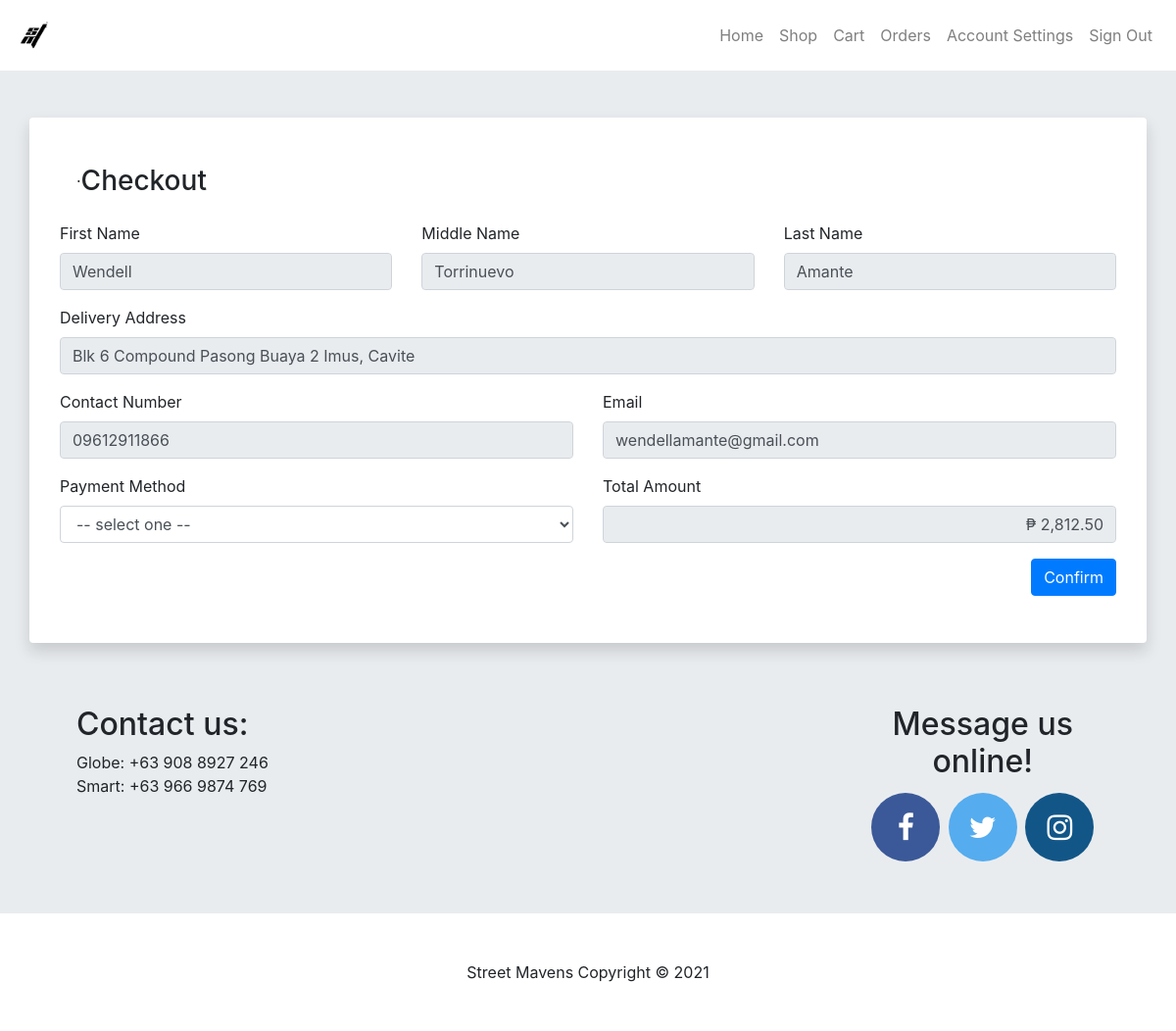
/checkout.php (signed in), run on the app's committed database.
### tables this page shows
CREATE TABLE `users` (
  `id` int(11) NOT NULL,
  `username` varchar(50) NOT NULL,
  `password` varchar(150) NOT NULL,
  `permission` enum('normal','admin') NOT NULL DEFAULT 'normal',
  `first_name` varchar(100) NOT NULL,
  `middle_name` varchar(100) NOT NULL,
  `last_name` varchar(100) NOT NULL,
  `address` varchar(300) NOT NULL,
  `contact_number` varchar(50) NOT NULL,
  `email` varchar(100) NOT NULL,
  `date_added` timestamp NOT NULL DEFAULT current_timestamp()
);

### functions/functions.php (called while the page is built, shortened)
<?php
function get_user_info($user_id)
{
    global $__conn;
    $error = 0;
    $data = array();
    $stmt = $__conn->prepare(
        "SELECT username, password, first_name, middle_name, last_name,
        address, contact_number, email
        FROM users
        WHERE id = ? LIMIT 1
    "
    );
    if (
        $stmt &&
        $stmt->bind_param('i', $user_id) &&
        $stmt->execute() &&
        $stmt->store_result() &&
        $stmt->bind_result(
            $username,
            $password,
            $first_name,
            $middle_name,
            $last_name,
            $address,
            $contact_number,
            $email
        ) &&
        $stmt->fetch()
    ) {
        $data['username'] = $username;
        $data['password'] = $password;
        $data['first_name'] = $first_name;
        $data['middle_name'] = $middle_name;
        $data['last_name'] = $last_name;
        $data['address'] = $address;
        $data['contact_number'] = $contact_number;
        $data['email'] = $email;
    } else $error = 1;
    return array(
        'error' => $error,
        'data' => $data
    );
}
function get_all_products_in_cart($user_id)
{
    global $__conn;
    $error = 0;
    $data = array();
    $total = 0;
    $stmt = $__conn->prepare(
        "SELECT cart.id, products.id, products.name, products.description, products.price,
        products.discount_percentage, products.stock, products.image_path, cart.quantity, cart.date_added
        FROM cart
        INNER JOIN products ON products.id = cart.product_id
        WHERE cart.user_id = ?"
    );
    if (
        $stmt &&
        $stmt->bind_param('i', $user_id) &&
        $stmt->execute() &&
        $stmt->store_result() &&
        $stmt->bind_result(
            $cart_id,
            $product_id,
            $name,
            $description,
            $price,
            $discount_percentage,
            $stock,
            $image_path,
            $quantity,
            $date_added
        )
    ) {
        while ($stmt->fetch()) {
            $discounted_price = $price - ($price * ($discount_percentage / 100));
            $total += $discounted_price * $quantity;
            $data[] = array(
                'cart_id' => $cart_id,
                'product_id' => $product_id,
                'name' => $name,
                'description' => $description,
                'price' => $price,
                'discount_percentage' => $discount_percentage,
                'stock' => $stock,
                'image_path' => $image_path,
                'quantity' => $quantity,
                'date_added' => $date_added
            );
        }
    }
    return array(
        'error' => $error,
        'data' => $data,
        'total' => number_format($total, 2)
    );
}

### checkout.php (the view, shortened to what this page needs)
<?php
require_once('statics/database_info.php');
require_once('functions/functions.php');
$user_id = $_SESSION['id'];
$user = get_user_info($user_id)['data'];
$first_name = $user['first_name'];
$middle_name = $user['middle_name'];
$last_name = $user['last_name'];
$address = $user['address'];
$contact_number = $user['contact_number'];
$email = $user['email'];
?>
<!DOCTYPE html>
<html lang="en">
<head>
    <?php include_once('includes/head.php') ?>
</head>
<body>
    <?php include_once('includes/navbar.php') ?>
    <main>
        <div class="container bg-white rounded shadow mt-5">
            <div class="row pl-5 pt-5">.
                <h3>Checkout</h3>
            </div>
            <form action="" method="POST">
                <div class="row pt-3 px-3">
                    <div class="col-sm">
                        <label for="first_name">First Name</label>
                        <input type="text" class="form-control" id="first_name" value="<?= $first_name ?>" disabled>
                    </div>
                    <div class="col-sm">
                        <label for="middle_name">Middle Name</label>
                        <input type="text" class="form-control" id="middle_name" value="<?= $middle_name ?>" disabled>
                    </div>
                    <div class="col-sm">
                        <label for="last_name">Last Name</label>
                        <input type="text" class="form-control" id="last_name" value="<?= $last_name ?>" disabled>
                    </div>
                </div>
                <div class="row pt-3 px-3">
                    <div class="col-sm">
                        <label for="address">Delivery Address</label>
                        <input type="text" class="form-control" id="address" value="<?= $address ?>" disabled>
                    </div>
                </div>
                <div class="row pt-3 px-3">
                    <div class="col-sm">
                        <label for="contact_number">Contact Number</label>
                        <input type="contact" class="form-control" id="contact_number" value="<?= $contact_number ?>" disabled>
                    </div>
                    <div class="col-sm">
                        <label for="email">Email</label>
                        <input type="email" class="form-control" id="email" value="<?= $email ?>" disabled>
                    </div>
                </div>
                <div class="row pt-3 px-3">
                    <div class="col-sm">
                        <label for="payment_method">Payment Method</label>
                        <select class="form-control" id="payment_method" name="payment_method" required>
                            <option value="">-- select one --</option>
                        </select>
                    </div>
                    <div class="col-sm">
                        <label for="total_amount">Total Amount</label>
                        <input type="text" class="form-control text-right" id="total_amount" value="₱ <?= get_all_products_in_cart($user_id)['total'] ?>" disabled>
                    </div>
                </div>
                <div class="row pt-3 px-3 pb-5">
                    <div class="col-sm text-right">
                        <button class="btn btn-primary" name="confirm">Confirm</button>
                    </div>
                </div>
            </form>
        </div>
    </main>
    <?php include_once('includes/section.php') ?>
    <?php include_once('includes/footer.php') ?>
</body>
</html>

### styles/styles.css (style rules this page uses)
body { background-color: #e9ecef; }

### data on the page
users: first_name "Wendell", middle_name "Torrinuevo", last_name "Amante", address "Blk 6 Compound Pasong Buaya 2 Imus, Cavite", contact_number "09612911866", email "wendellamante@gmail.com"
